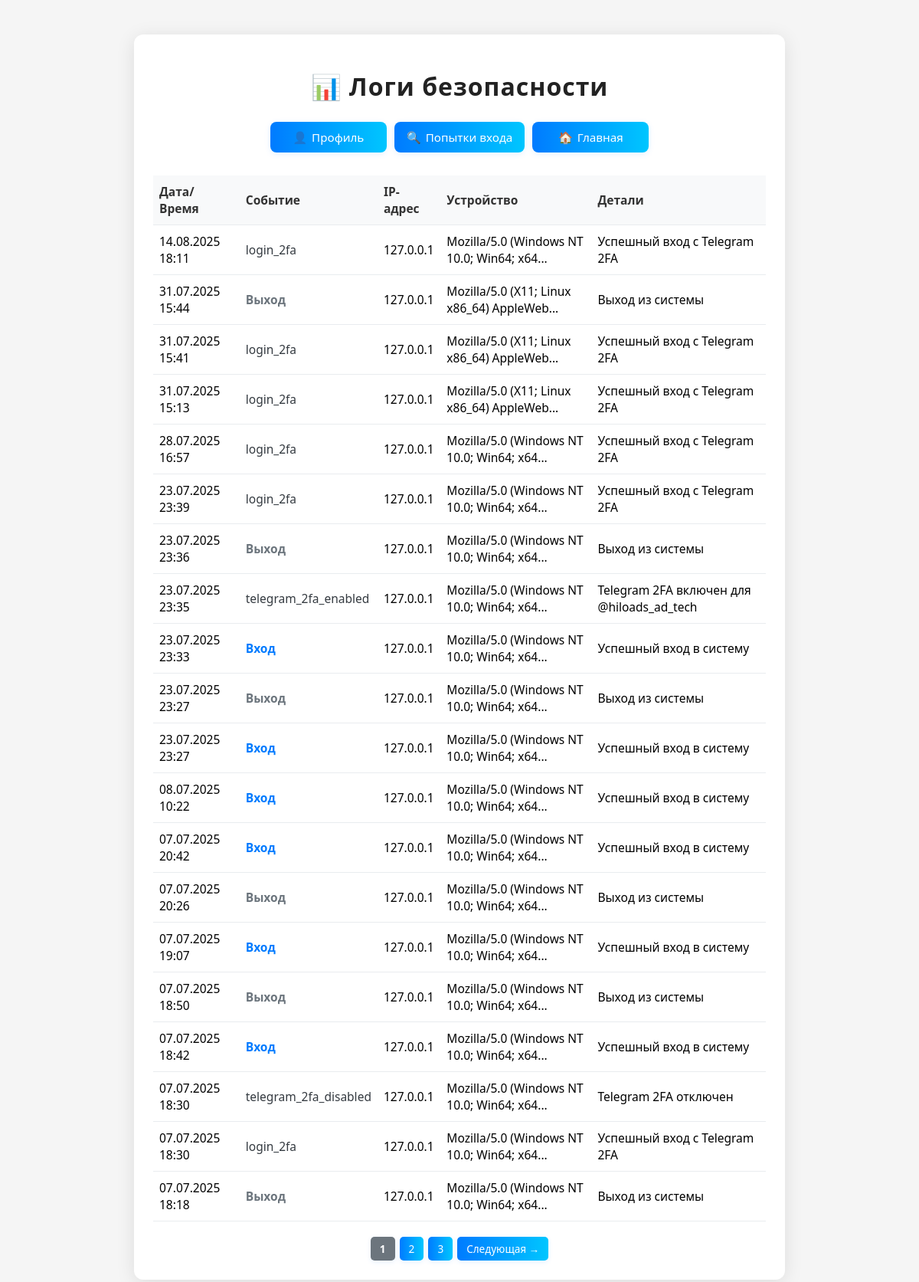
/security/security-logs (signed in), run on the app's committed database.
### model/db_models.py (models this page shows, shortened)
class SecurityLog(db.Model):
    id = db.Column(db.Integer, primary_key=True)
    user_id = db.Column(db.Integer, db.ForeignKey('user.id'), nullable=True)
    event_type = db.Column(db.String(50), nullable=False)  # login, logout, password_change, etc.
    ip_address = db.Column(db.String(45), nullable=False)
    user_agent = db.Column(db.String(500), nullable=True)
    details = db.Column(db.Text, nullable=True)
    created_at = db.Column(db.DateTime, default=datetime.utcnow)
    user = db.relationship('User', backref=db.backref('security_logs', lazy=True))

### security/routes.py (the view)
@security.route('/security-logs')
@login_required
def security_logs():
    page = request.args.get('page', 1, type=int)
    per_page = 20
    logs = SecurityLog.query.filter_by(user_id=current_user.id)\
        .order_by(SecurityLog.created_at.desc())\
        .paginate(page=page, per_page=per_page, error_out=False)
    return render_template('security/logs.html', logs=logs)

### templates/security/logs.html (shortened to what this page needs)
<!DOCTYPE html>
<html lang="ru">
<head>
</head>
<body>
    <div class="container">
        <h1>📊 Логи безопасности</h1>
        <div class="nav-links">
            <a href="{{ url_for('profile') }}"><span>👤</span>Профиль</a>
            <a href="{{ url_for('security.login_attempts') }}"><span>🔍</span>Попытки входа</a>
            <a href="{{ url_for('index') }}"><span>🏠</span>Главная</a>
        </div>
        {% if logs.items %}
        <table class="logs-table">
            <thead>
                <tr>
                    <th>Дата/Время</th>
                    <th>Событие</th>
                    <th>IP-адрес</th>
                    <th>Устройство</th>
                    <th>Детали</th>
                </tr>
            </thead>
            <tbody>
                {% for log in logs.items %}
                <tr>
                    <td>{{ log.created_at.strftime('%d.%m.%Y %H:%M') }}</td>
                    <td class="event-{{ log.event_type|replace('_', '-') if log.event_type in ['login','logout','password_change','registration','account_unlocked'] else 'other' }}">
                        {% if log.event_type == 'login' %}Вход{% elif log.event_type == 'logout' %}Выход{% elif log.event_type == 'password_change' %}Смена пароля{% elif log.event_type == 'registration' %}Регистрация{% elif log.event_type == 'account_unlocked' %}Разблокировка{% else %}{{ log.event_type }}{% endif %}
                    </td>
                    <td>{{ log.ip_address }}</td>
                    <td>{{ log.user_agent[:40] }}{% if log.user_agent|length > 40 %}...{% endif %}</td>
                    <td>{{ log.details or '' }}</td>
                </tr>
                {% endfor %}
            </tbody>
        </table>
        {% if logs.pages > 1 %}
        <div class="pagination">
            {% for page_num in logs.iter_pages() %}
                {% if page_num %}
                    {% if page_num != logs.page %}
                        <a href="{{ url_for('security.security_logs', page=page_num) }}">{{ page_num }}</a>
                    {% else %}
                        <span class="current">{{ page_num }}</span>
                    {% endif %}
                {% else %}
                    <span>...</span>
                {% endif %}
            {% endfor %}
            {% if logs.has_next %}
                <a href="{{ url_for('security.security_logs', page=logs.next_num) }}">Следующая →</a>
            {% endif %}
        </div>
        {% endif %}
        {% else %}
        <div class="empty-state">
            <h3>Нет событий безопасности</h3>
            <p>Для вашего аккаунта пока не зафиксировано событий.</p>
        </div>
        {% endif %}
    </div>
</body>
</html>

### templates/security/logs.html (style rules this page uses)
body { font-family: 'Segoe UI', Arial, sans-serif; background-color: #f5f5f5; margin: 0; padding: 15px; }
.container { max-width: 800px; margin: 30px auto; background: white; padding: 25px; border-radius: 12px; box-shadow: 0 4px 24px rgba(0,0,0,0.10); }
h1 { text-align: center; color: #222; margin-bottom: 25px; font-weight: 700; letter-spacing: 1px; }
.nav-links { display: flex; flex-wrap: wrap; justify-content: center; gap: 10px; margin: 20px 0 30px 0; }
.nav-links a { display: flex; align-items: center; gap: 6px; min-width: 120px; justify-content: center; padding: 10px 16px; font-size: 0.95em; font-weight: 500; background: linear-gradient(90deg, #007bff 0%, #00c6ff 100%); color: #fff; text-decoration: none; border: none; border-radius: 8px; box-shadow: 0 2px 8px rgba(0,123,255,0.10); transition: background 0.2s, box-shadow 0.2s, transform 0.1s; }
.logs-table { width: 100%; border-collapse: collapse; margin-bottom: 20px; }
.logs-table th, .logs-table td { padding: 10px 8px; border-bottom: 1px solid #e9ecef; text-align: left; font-size: 0.97em; }
.logs-table th { background: #f8f9fa; color: #333; font-weight: 600; }
.event-login { color: #007bff; font-weight: 600; }
.event-logout { color: #6c757d; font-weight: 600; }
.event-other { color: #343a40; }
.pagination { display: flex; justify-content: center; gap: 4px; margin-top: 20px; }
.pagination a, .pagination .current, .pagination span { display: inline-block; padding: 6px 12px; font-size: 0.85em; border-radius: 5px; background: linear-gradient(90deg, #007bff 0%, #00c6ff 100%); color: #fff; text-decoration: none; border: none; box-shadow: 0 2px 6px rgba(0,123,255,0.10); margin: 0 1px; transition: background 0.2s, box-shadow 0.2s, transform 0.1s; }
.pagination .current { background: #6c757d; color: #fff; font-weight: bold; }

### data on the page
SecurityLog: created_at "14.08.2025 18:11", event_type "login_2fa", ip_address "127.0.0.1", user_agent "Mozilla/5.0 (Windows NT 10.0; Win64; x64", details "Успешный вход с Telegram 2FA"
SecurityLog: created_at "31.07.2025 15:44", event_type "Выход", ip_address "127.0.0.1", user_agent "Mozilla/5.0 (X11; Linux x86_64) AppleWeb", details "Выход из системы"
SecurityLog: created_at "31.07.2025 15:41", event_type "login_2fa", ip_address "127.0.0.1", user_agent "Mozilla/5.0 (X11; Linux x86_64) AppleWeb", details "Успешный вход с Telegram 2FA"
SecurityLog: created_at "31.07.2025 15:13", event_type "login_2fa", ip_address "127.0.0.1", user_agent "Mozilla/5.0 (X11; Linux x86_64) AppleWeb", details "Успешный вход с Telegram 2FA"
SecurityLog: created_at "28.07.2025 16:57", event_type "login_2fa", ip_address "127.0.0.1", user_agent "Mozilla/5.0 (Windows NT 10.0; Win64; x64", details "Успешный вход с Telegram 2FA"
SecurityLog: created_at "23.07.2025 23:39", event_type "login_2fa", ip_address "127.0.0.1", user_agent "Mozilla/5.0 (Windows NT 10.0; Win64; x64", details "Успешный вход с Telegram 2FA"
SecurityLog: created_at "23.07.2025 23:36", event_type "Выход", ip_address "127.0.0.1", user_agent "Mozilla/5.0 (Windows NT 10.0; Win64; x64", details "Выход из системы"
SecurityLog: created_at "23.07.2025 23:35", event_type "telegram_2fa_enabled", ip_address "127.0.0.1", user_agent "Mozilla/5.0 (Windows NT 10.0; Win64; x64", details "Telegram 2FA включен для @hiloads_ad_tech"
SecurityLog: created_at "23.07.2025 23:33", event_type "Вход", ip_address "127.0.0.1", user_agent "Mozilla/5.0 (Windows NT 10.0; Win64; x64", details "Успешный вход в систему"
SecurityLog: created_at "23.07.2025 23:27", event_type "Выход", ip_address "127.0.0.1", user_agent "Mozilla/5.0 (Windows NT 10.0; Win64; x64", details "Выход из системы"
SecurityLog: created_at "23.07.2025 23:27", event_type "Вход", ip_address "127.0.0.1", user_agent "Mozilla/5.0 (Windows NT 10.0; Win64; x64", details "Успешный вход в систему"
SecurityLog: created_at "08.07.2025 10:22", event_type "Вход", ip_address "127.0.0.1", user_agent "Mozilla/5.0 (Windows NT 10.0; Win64; x64", details "Успешный вход в систему"
SecurityLog: created_at "07.07.2025 20:42", event_type "Вход", ip_address "127.0.0.1", user_agent "Mozilla/5.0 (Windows NT 10.0; Win64; x64", details "Успешный вход в систему"
SecurityLog: created_at "07.07.2025 20:26", event_type "Выход", ip_address "127.0.0.1", user_agent "Mozilla/5.0 (Windows NT 10.0; Win64; x64", details "Выход из системы"
SecurityLog: created_at "07.07.2025 19:07", event_type "Вход", ip_address "127.0.0.1", user_agent "Mozilla/5.0 (Windows NT 10.0; Win64; x64", details "Успешный вход в систему"
SecurityLog: created_at "07.07.2025 18:50", event_type "Выход", ip_address "127.0.0.1", user_agent "Mozilla/5.0 (Windows NT 10.0; Win64; x64", details "Выход из системы"
SecurityLog: created_at "07.07.2025 18:42", event_type "Вход", ip_address "127.0.0.1", user_agent "Mozilla/5.0 (Windows NT 10.0; Win64; x64", details "Успешный вход в систему"
SecurityLog: created_at "07.07.2025 18:30", event_type "telegram_2fa_disabled", ip_address "127.0.0.1", user_agent "Mozilla/5.0 (Windows NT 10.0; Win64; x64", details "Telegram 2FA отключен"
SecurityLog: created_at "07.07.2025 18:30", event_type "login_2fa", ip_address "127.0.0.1", user_agent "Mozilla/5.0 (Windows NT 10.0; Win64; x64", details "Успешный вход с Telegram 2FA"
SecurityLog: created_at "07.07.2025 18:18", event_type "Выход", ip_address "127.0.0.1", user_agent "Mozilla/5.0 (Windows NT 10.0; Win64; x64", details "Выход из системы"

### other printed values
{{ page_num }} "1"
{{ page_num }} "2" "3"
